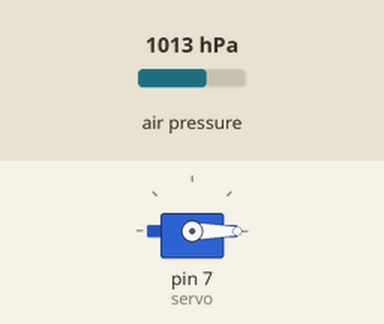
Simulated run of this sketch. Board: Arduino Uno, built with avr-gcc and run on an emulated ATmega328P. Parts: servo. The inputs (shaded band) are chosen by the test bench; at power-on: air pressure 1013 hPa. What the sketch prints to the serial monitor is not drawn.

Above: at 4.4 s.
4.5 s: air pressure set to 1010 hPa
6.0 s: air pressure set to 1013 hPa
At 6.5 s:
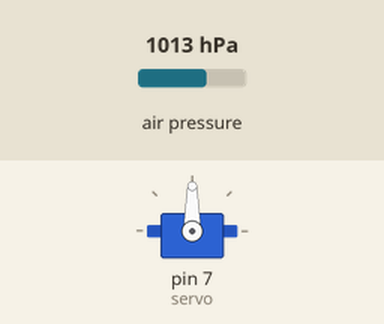
Timing chart, 0 to 9.0 s (numbered marks = the images above; inputs shaded):
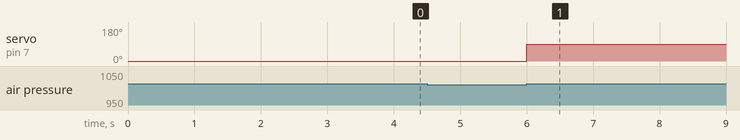

The sketch:

unfoldCode.ino
```cpp
//bmp
#include <SPI.h>
#include <Adafruit_Sensor.h>
#include <Wire.h>
#include <Adafruit_BMP280.h>

#define SCL 8
#define SDA 9
#define CSB 10
#define SDO 11

Adafruit_BMP280 bmp(CSB, SDA, SDO, SCL);
float tem ;//온도
float pa; //압력
float high ; //고도
float setHigh;

#include <Servo.h>
Servo servo;
int value = 1;
int unfoldValue = 90;
String data;
float unfoldHigh = 10; //낙하산 전개 고도
float prepareHigh = 5;
bool isPrepare = 0;

#define DEBUG


void setup() {
  Serial.begin(115200);

   //bmp
 if (!bmp.begin()) {
    Serial.println(F("센서가 인식되지 않습니다. 연결 상태를 확인해주세요."));
    while (1);
  } // */
  Serial.println("bmp ok");
  setHigh =  bmp.readAltitude(1006);

     //servo
  servo.attach(7);
  value = 0;
  servo.write(value);
  delay(100);
  Serial.println("servo ok");
  servo.detach();
  delay(100);
}

void loop() {
  high = bmp.readAltitude(1006) - setHigh;
  if(!isPrepare && high<prepareHigh){
    isPrepare = 0;
  }
  else if (!isPrepare && high>=prepareHigh){
    isPrepare = 1;
  }
  else if (isPrepare && high<unfoldHigh){
    servo.attach(7);
    servo.write(unfoldValue);
    delay(100);
    servo.detach();
  }
 #ifdef DEBUG
 Serial.println(String(high)+' '+String(isPrepare)+' '+String(servo.read()));
 #endif
}
```

Measured:
- after the input at 6.0 s, servo on pin 7 (servo): 0° → 90° at once
